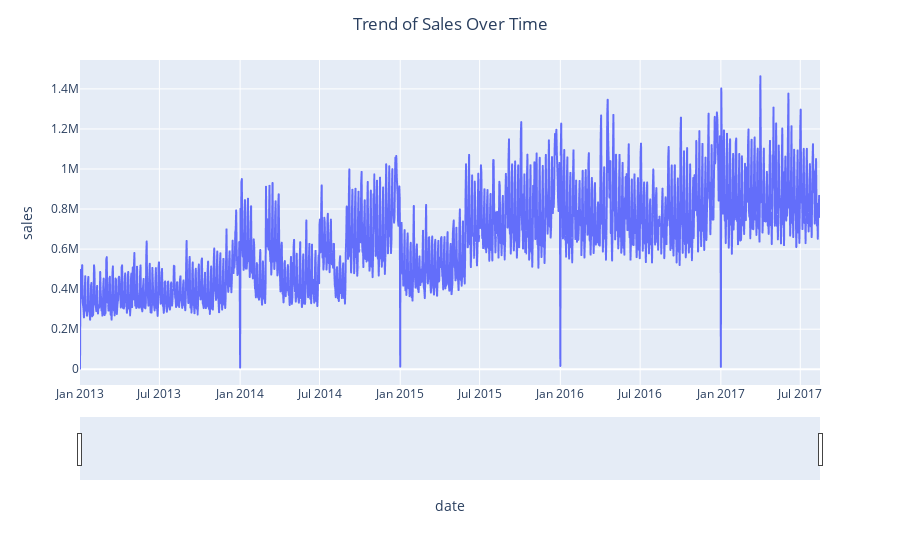

Notebook cell for this chart:
### Markdown cell above
### 2.2. Bivariate Analysis

#### 2.2.1 Trend of 'sales' Feature Over Time:
---

<a id='sales-over-time'></a>

### Code cell
# Group by date and calculate the total sales
daily_sales = merged.groupby('date')['sales'].sum().reset_index()

# Create a time series plot with slider
fig = px.line(daily_sales, x='date', y='sales')
fig.update_xaxes(rangeslider_visible=True)
fig.update_layout(title='Trend of Sales Over Time', title_x=0.5)
fig.show()

### Figure 1 — Plotly figure (JSON) as saved in the notebook; plotly's stock layout.template omitted (floating-point values rounded to 4 significant figures; data arrays with more than 128 entries replaced by an {"elided": "..."} marker saying what was removed)
{"data": [{"hovertemplate": "date=%{x}<br>sales=%{y}<extra></extra>", "legendgroup": "", "line": {"color": "#636efa", "dash": "solid"}, "marker": {"symbol": "circle"}, "mode": "lines", "name": "", "showlegend": false, "type": "scattergl", "x": {"elided": "1684 str values"}, "xaxis": "x", "y": {"elided": "1684 float values"}, "yaxis": "y"}], "layout": {"legend": {"tracegroupgap": 0}, "margin": {"t": 60}, "title": {"text": "Trend of Sales Over Time", "x": 0.5}, "xaxis": {"anchor": "y", "domain": [0, 1], "rangeslider": {"visible": true}, "title": {"text": "date"}}, "yaxis": {"anchor": "x", "domain": [0, 1], "title": {"text": "sales"}}}}
